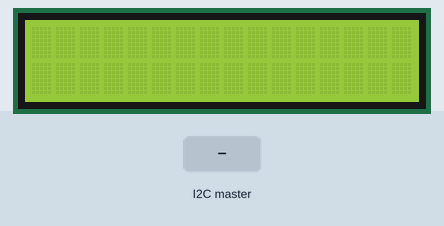
The sketch below on a simulated Arduino Uno, built with avr-gcc and run on an emulated ATmega328P. On the bench: 16×2 character LCD. Inputs (shaded band) come from the test bench. What the sketch prints to the serial monitor is not drawn.

Above: at 1.2 s.
1.3 s: the I2C master sends the byte 1
At 2.5 s:
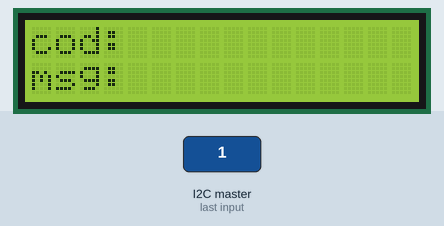
2.8 s: the I2C master sends the byte 2
4.3 s: the I2C master sends the byte 90
At 4.8 s:
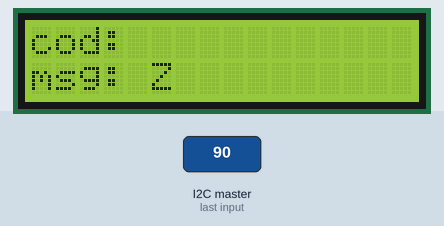
5.8 s: the I2C master sends the byte 200
At 7.0 s:
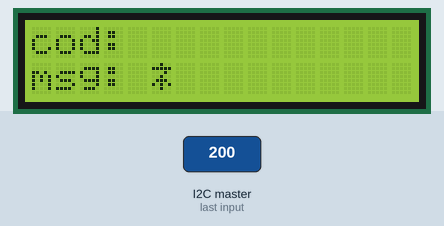
7.3 s: the I2C master sends the byte 0
At 8.2 s:
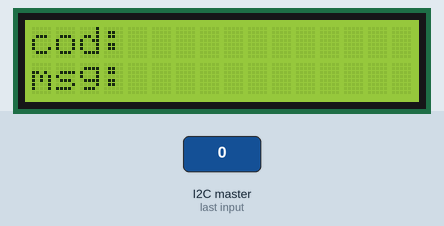
Timing chart, 0 to 9.8 s (numbered marks = the images above; inputs shaded):
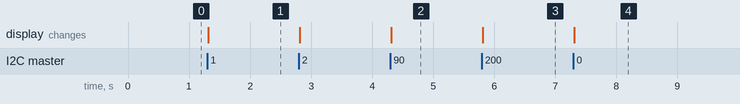

The sketch:

Laboratorio2Esclavo.ino
```cpp
/*
 * Laboratorio 2: Comunicacion Serial y I2C
 * Código RECEPTOR
 */

#include <Wire.h>
#include <LiquidCrystal.h>
LiquidCrystal lcd (13,12,11,10,9,8); //RS,E, D4,D5,D6,D7
int t,j,index,k;
String cod,men,sal,sali;
char vecrec;
char vec;
void setup() {
  // put your setup code here, to run once:
  Wire.begin(20);
  Serial.begin(9600);
  Wire.onReceive(receiveEvent); //Evento de excepcion
  lcd.begin(16,2);
}

void loop() {
  // put your main code here, to run repeatedly:
}

void receiveEvent (int bytes){
    lcd.setCursor(0,0);
    lcd.print("                                ");
    lcd.setCursor(0,1);
    lcd.print("                                ");
  while(Wire.available()){
    //vec=Wire.read();
    //men=men+String(vec);
    vecrec=Wire.read();
    cod=cod+String(vecrec);
    }
    Serial.println(String(cod));
    t=cod.length()+1;
    index=cod.indexOf('.');
    for(j=0;j<index;j++){
      sal=sal+String(cod[j]);
    }
    lcd.setCursor(0,0);
    lcd.print("cod:");
    lcd.setCursor(5,0);
    lcd.print(sal);
    Serial.println(sal);
    for(j=index+1;j<t-1;j++){
      sali=sali+String(cod[j]);
    }
    lcd.setCursor(0,1);
    lcd.print("msg:");
    lcd.setCursor(5,1);
    lcd.println(sali);
    Serial.println(sali);
    cod="";
    sal="";
    sali="";
    }
```

Measured:
- after the input at 1.3 s, the display: changes at once (image 1)
- after the input at 4.3 s, the display: changes at once (image 2)
- after the input at 5.8 s, the display: changes at once (image 3)
- after the input at 7.3 s, the display: changes at once (image 4)
